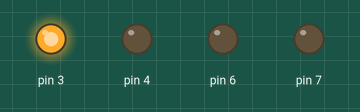
Recording of a sketch running on a simulated Arduino Uno, built with avr-gcc and run on an emulated ATmega328P. On the bench: output pins drawn as LEDs (lit = HIGH).

Above: at 0.5 s.
At 2.0 s:
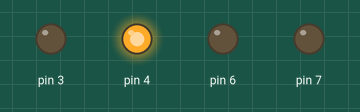
At 3.5 s:
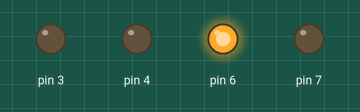
At 5.0 s:
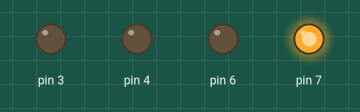
At 7.2 s:
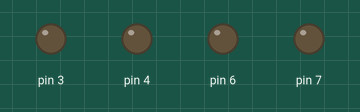
Timing chart, 0 to 7.8 s (numbered marks = the images above):
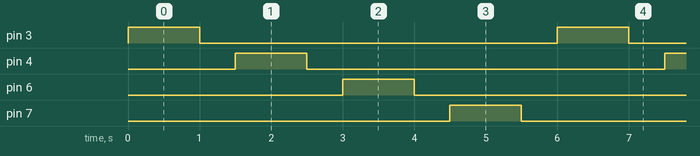

The sketch:

Code.ino
```cpp
void setup()
{
  pinMode(3, OUTPUT);
  pinMode(4, OUTPUT);
  pinMode(6, OUTPUT);
  pinMode(7, OUTPUT);
}

void loop()
{
  int i;
  for(i=3;i<=7;i++)
  {
    if(i==5)
      continue;
    digitalWrite(i, HIGH);
    delay(1000); // Wait for 1000 millisecond(s)
    digitalWrite(i, LOW);
    delay(500); // Wait for 1000 millisecond(s)
  }
}
```

Measured:
- by itself, pin 3, pin 4, pin 6, pin 7: alternates HIGH for 1.0 s and LOW for 5.0 s
- by itself, everything shown: repeats every 6.0 s, in 8 steps
